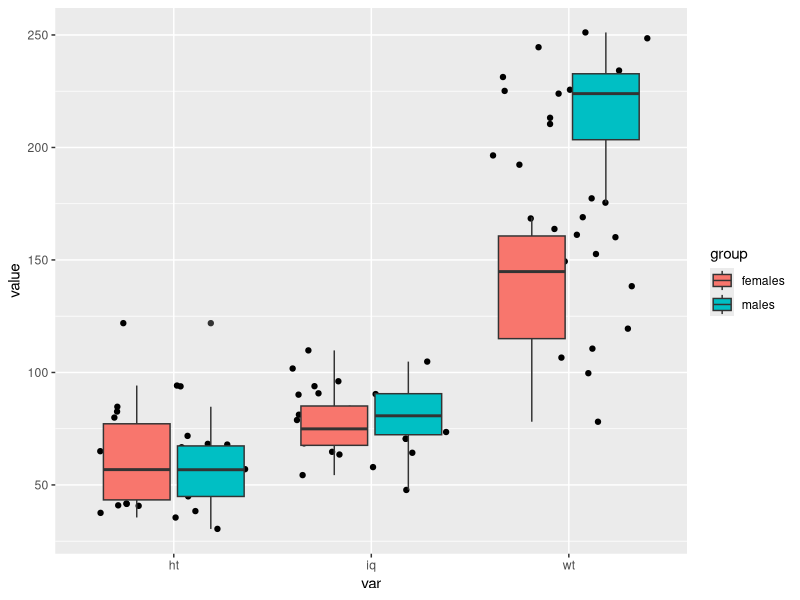
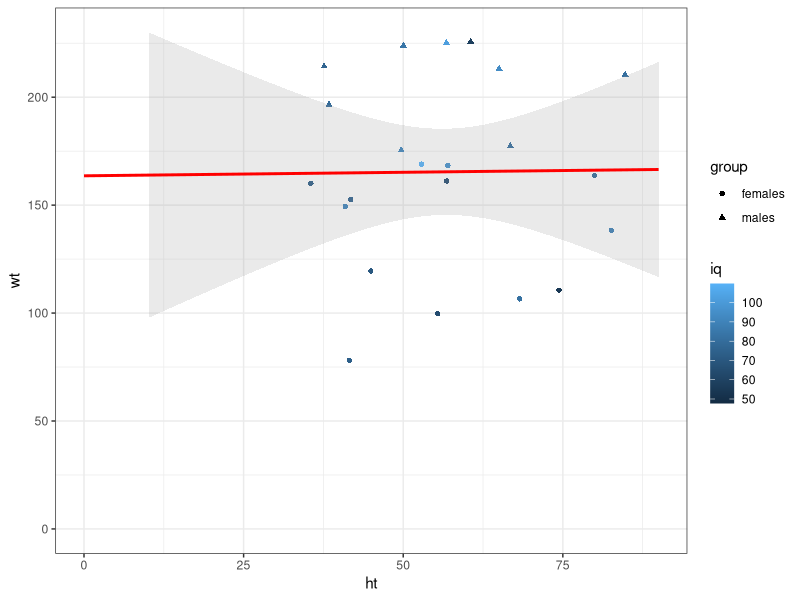

Recreate these plots in R, in order.



# clean working directory
rm(list = ls(all = TRUE))

library(tidyr); library(dplyr); library(ggplot2)



x <- seq(1:30)
g <- gl(n = 2, k = 15, length = 30, labels = c('females', 'males'))
y.iq <- rnorm(n = 30, mean = 80, sd = 18)
y.wt <- rnorm(n = 30, mean = 170, sd = 50)
y.ht <- rnorm(n = 30, mean = 60, sd = 15)

df <- data.frame(subj = x, 
                 group = g, 
                 iq = y.iq, 
                 wt = sort(y.wt), 
                 ht = y.ht)


df %>%
  gather(., key = var, value = value, -subj, -group) %>%
  ggplot(., aes(x = var, y = value, fill = group)) + 
  geom_jitter() +
  geom_boxplot()

df %>%
  ggplot(., aes(x = ht, y = wt)) + 
  geom_point(aes(colour = iq, shape = group)) +
  geom_smooth(method = 'lm', alpha = 0.2, color = 'red', 
              formula = y ~ x, fullrange = T) + 
  ylim(0, 230) + xlim(0, 90) +
  theme_bw()